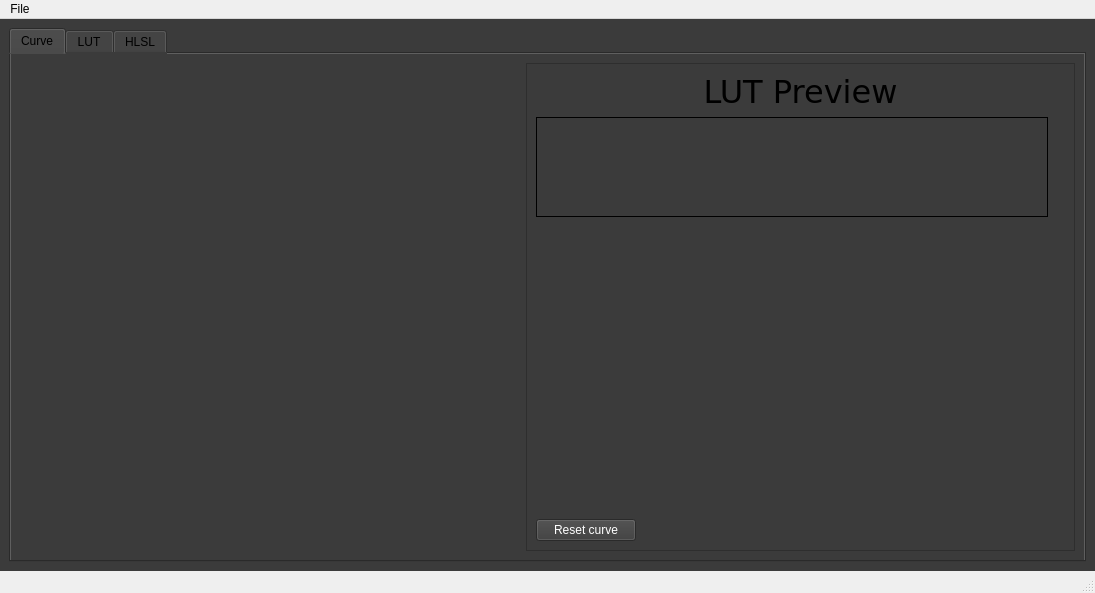
<?xml version="1.0" encoding="UTF-8"?>
<ui version="4.0">
 <class>MainWindow</class>
 <widget class="QMainWindow" name="MainWindow">
  <property name="geometry">
   <rect>
    <x>0</x>
    <y>0</y>
    <width>1095</width>
    <height>593</height>
   </rect>
  </property>
  <property name="windowTitle">
   <string>CurveMaker 1.0</string>
  </property>
  <property name="styleSheet">
   <string notr="true"/>
  </property>
  <widget class="QWidget" name="centralwidget">
   <property name="styleSheet">
    <string notr="true">background-color: rgb(59, 59, 59);</string>
   </property>
   <layout class="QVBoxLayout" name="verticalLayout_2">
    <item>
     <widget class="QTabWidget" name="tabWidget">
      <property name="currentIndex">
       <number>0</number>
      </property>
      <widget class="QWidget" name="tab_1">
       <attribute name="title">
        <string>Curve</string>
       </attribute>
       <layout class="QHBoxLayout" name="horizontalLayout_5">
        <item>
         <widget class="CurveWidget" name="curveWidget" native="true">
          <property name="sizePolicy">
           <sizepolicy hsizetype="Preferred" vsizetype="Preferred">
            <horstretch>1</horstretch>
            <verstretch>1</verstretch>
           </sizepolicy>
          </property>
          <property name="maximumSize">
           <size>
            <width>500</width>
            <height>500</height>
           </size>
          </property>
          <property name="focusPolicy">
           <enum>Qt::FocusPolicy::ClickFocus</enum>
          </property>
          <property name="toolTip">
           <string>Click to add new points. Right click to remove points.</string>
          </property>
          <property name="layoutDirection">
           <enum>Qt::LayoutDirection::LeftToRight</enum>
          </property>
         </widget>
        </item>
        <item>
         <widget class="QFrame" name="frame_2">
          <property name="frameShape">
           <enum>QFrame::Shape::StyledPanel</enum>
          </property>
          <property name="frameShadow">
           <enum>QFrame::Shadow::Raised</enum>
          </property>
          <layout class="QVBoxLayout" name="verticalLayout">
           <item>
            <widget class="QLabel" name="lutPreviewLabelText_3">
             <property name="font">
              <font>
               <family>DejaVu Sans</family>
               <pointsize>24</pointsize>
              </font>
             </property>
             <property name="layoutDirection">
              <enum>Qt::LayoutDirection::LeftToRight</enum>
             </property>
             <property name="text">
              <string>LUT Preview</string>
             </property>
             <property name="alignment">
              <set>Qt::AlignmentFlag::AlignCenter</set>
             </property>
            </widget>
           </item>
           <item>
            <widget class="QLabel" name="lutPreviewLabel_3">
             <property name="minimumSize">
              <size>
               <width>512</width>
               <height>100</height>
              </size>
             </property>
             <property name="maximumSize">
              <size>
               <width>512</width>
               <height>100</height>
              </size>
             </property>
             <property name="frameShape">
              <enum>QFrame::Shape::Box</enum>
             </property>
             <property name="text">
              <string/>
             </property>
             <property name="alignment">
              <set>Qt::AlignmentFlag::AlignCenter</set>
             </property>
            </widget>
           </item>
           <item>
            <spacer name="verticalSpacer">
             <property name="orientation">
              <enum>Qt::Orientation::Vertical</enum>
             </property>
             <property name="sizeHint" stdset="0">
              <size>
               <width>20</width>
               <height>40</height>
              </size>
             </property>
            </spacer>
           </item>
           <item>
            <widget class="QPushButton" name="resetButton">
             <property name="maximumSize">
              <size>
               <width>100</width>
               <height>16777215</height>
              </size>
             </property>
             <property name="styleSheet">
              <string notr="true">
color: rgb(255, 255, 255);</string>
             </property>
             <property name="text">
              <string>Reset curve</string>
             </property>
            </widget>
           </item>
          </layout>
         </widget>
        </item>
       </layout>
      </widget>
      <widget class="QWidget" name="tab_2">
       <property name="sizePolicy">
        <sizepolicy hsizetype="Preferred" vsizetype="Preferred">
         <horstretch>0</horstretch>
         <verstretch>0</verstretch>
        </sizepolicy>
       </property>
       <property name="styleSheet">
        <string notr="true">background-color: rgb(98, 98, 98);</string>
       </property>
       <attribute name="title">
        <string>LUT</string>
       </attribute>
       <widget class="QFrame" name="frame">
        <property name="geometry">
         <rect>
          <x>300</x>
          <y>20</y>
          <width>534</width>
          <height>230</height>
         </rect>
        </property>
        <property name="sizePolicy">
         <sizepolicy hsizetype="Maximum" vsizetype="Maximum">
          <horstretch>0</horstretch>
          <verstretch>0</verstretch>
         </sizepolicy>
        </property>
        <property name="frameShape">
         <enum>QFrame::Shape::StyledPanel</enum>
        </property>
        <property name="frameShadow">
         <enum>QFrame::Shadow::Raised</enum>
        </property>
        <layout class="QVBoxLayout" name="verticalLayout_8">
         <item>
          <layout class="QVBoxLayout" name="verticalLayout_3">
           <item>
            <widget class="QLabel" name="lutPreviewLabelText">
             <property name="font">
              <font>
               <family>DejaVu Sans</family>
               <pointsize>24</pointsize>
              </font>
             </property>
             <property name="layoutDirection">
              <enum>Qt::LayoutDirection::LeftToRight</enum>
             </property>
             <property name="text">
              <string>LUT Preview</string>
             </property>
             <property name="alignment">
              <set>Qt::AlignmentFlag::AlignCenter</set>
             </property>
            </widget>
           </item>
           <item>
            <widget class="QLabel" name="lutPreviewLabel">
             <property name="minimumSize">
              <size>
               <width>512</width>
               <height>30</height>
              </size>
             </property>
             <property name="maximumSize">
              <size>
               <width>512</width>
               <height>30</height>
              </size>
             </property>
             <property name="frameShape">
              <enum>QFrame::Shape::Box</enum>
             </property>
             <property name="text">
              <string/>
             </property>
            </widget>
           </item>
          </layout>
         </item>
         <item>
          <layout class="QVBoxLayout" name="verticalLayout_4">
           <item>
            <layout class="QHBoxLayout" name="horizontalLayout_2">
             <item>
              <widget class="QLabel" name="exportPathLabel">
               <property name="text">
                <string>Export Path</string>
               </property>
              </widget>
             </item>
             <item>
              <widget class="QLineEdit" name="filePathLineEdit">
               <property name="text">
                <string>Click Browse...</string>
               </property>
              </widget>
             </item>
            </layout>
           </item>
           <item>
            <widget class="QPushButton" name="browseButton">
             <property name="text">
              <string>Browse...</string>
             </property>
            </widget>
           </item>
          </layout>
         </item>
         <item>
          <layout class="QHBoxLayout" name="horizontalLayout">
           <item>
            <widget class="QLabel" name="lutSizeLabelText">
             <property name="text">
              <string>LUT Size (width)</string>
             </property>
            </widget>
           </item>
           <item>
            <widget class="QComboBox" name="lutSizeComboBox"/>
           </item>
          </layout>
         </item>
         <item>
          <widget class="QPushButton" name="exportButton">
           <property name="text">
            <string>Export LUT</string>
           </property>
          </widget>
         </item>
        </layout>
       </widget>
      </widget>
      <widget class="QWidget" name="tab_3">
       <attribute name="title">
        <string>HLSL</string>
       </attribute>
      </widget>
     </widget>
    </item>
   </layout>
  </widget>
  <widget class="QMenuBar" name="menubar">
   <property name="geometry">
    <rect>
     <x>0</x>
     <y>0</y>
     <width>1095</width>
     <height>21</height>
    </rect>
   </property>
   <widget class="QMenu" name="menuFile">
    <property name="title">
     <string>File</string>
    </property>
   </widget>
   <addaction name="menuFile"/>
  </widget>
  <widget class="QStatusBar" name="statusbar"/>
 </widget>
 <customwidgets>
  <customwidget>
   <class>CurveWidget</class>
   <extends>QWidget</extends>
   <header>curvewidget.h</header>
   <container>1</container>
  </customwidget>
 </customwidgets>
 <resources/>
 <connections/>
</ui>
